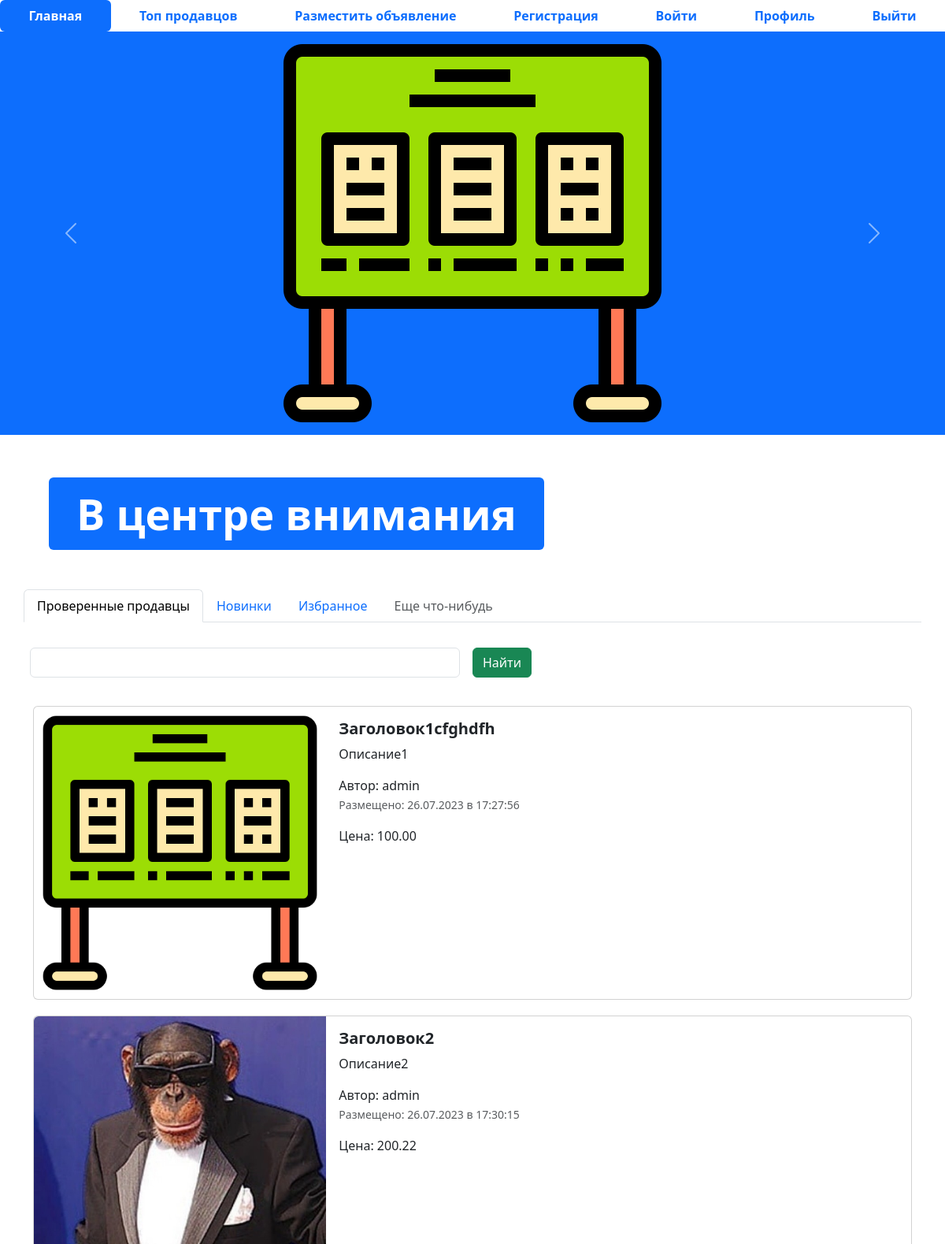
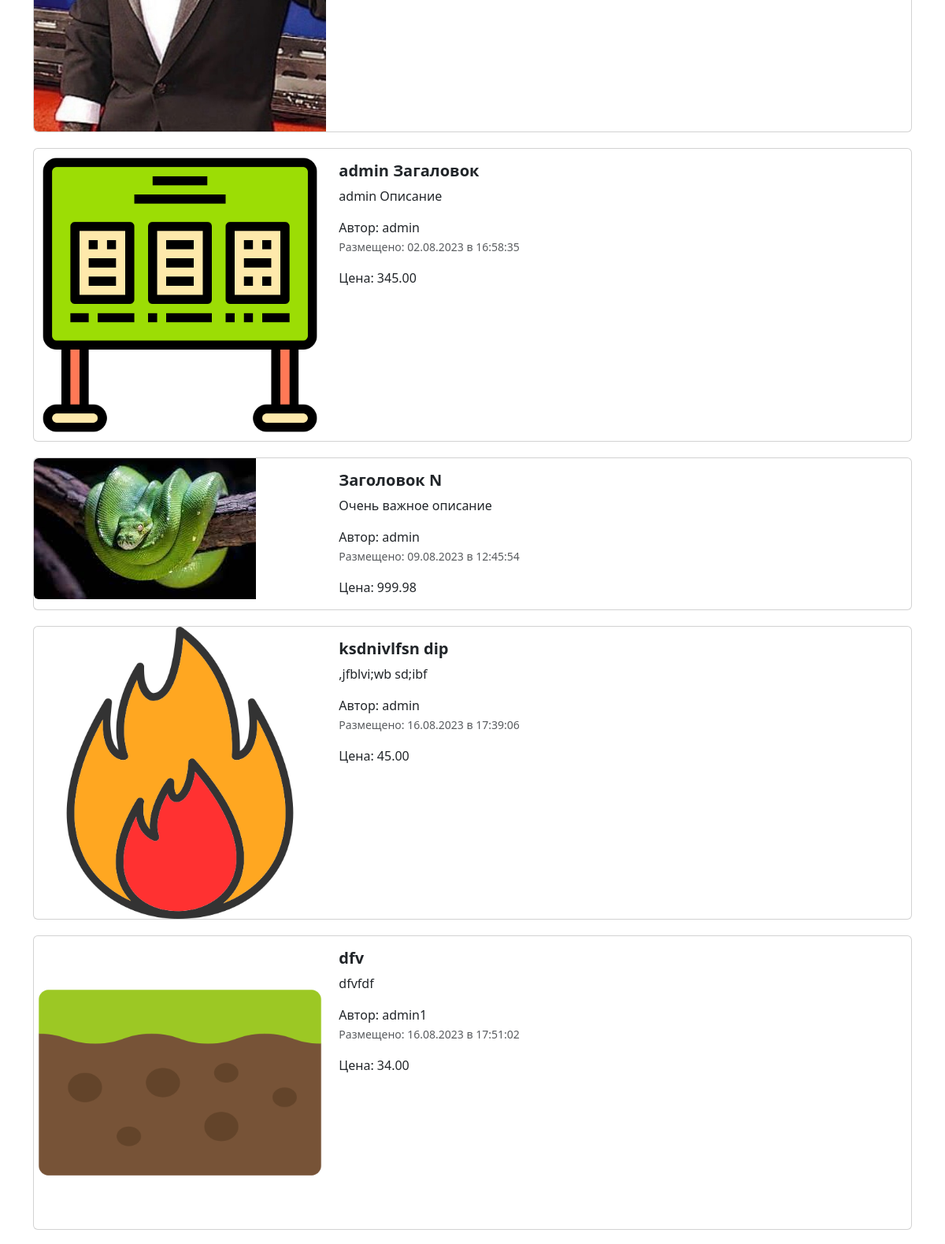
The page / (upper part) on the database its author committed (2 pictures, top to bottom).
### app_advertisements/models.py (models this page shows, shortened)
class Advertisement(models.Model):
    title = models.CharField("Заголовок", max_length=128)
    description = models.TextField("Описание")
    price = models.DecimalField("Цена", max_digits=10, decimal_places=2)
    auction = models.BooleanField("Торг", help_text='Отметьте если торг уместен')
    created_dt = models.DateTimeField(auto_now_add=True)
    updated_dt = models.DateTimeField(auto_now=True)
    user = models.ForeignKey(User, verbose_name='пользователь', on_delete=models.CASCADE)
    image = models.ImageField('изображение', upload_to='advertisements/')
    @admin.display(description='дата создания')
    def created_date(self):
        from django.utils import timezone, html
        if self.created_dt.date() == timezone.now().date():
            created_time = self.created_dt.time().strftime("%H:%M:%S")
            return html.format_html(
                '<span style="color: green; font-weight: bold;">Сегодня в {}</span>', created_time
            )
        return self.created_dt.strftime("%d.%m.%Y в %H:%M:%S")
    class Meta:
        db_table = "advertisements"

### app_advertisements/views.py (the view)
# urls.py: path('', index, name='main-page'),
def index(request):
    advertisements = Advertisement.objects.all()
    context = {'advertisements': advertisements}
    return render(request, 'app_advertisements/index.html', context)

### templates/app_advertisements/index.html (shortened to what this page needs)
{% extends 'base.html' %}
{% load static %}
{% block content %}
<ul class="nav nav-pills sticky-top bg-white nav-fill">
  <li class="nav-item">
    <a class="nav-link active" aria-current="page" href="{% url 'main-page' %}">
      <span style="font-weight: bold;">Главная</span>
    </a>
  </li>
  <li class="nav-item">
    <a class="nav-link" href="{% url 'top-sellers' %}"><span style="font-weight: bold;">Топ продавцов</span>
    </a>
  </li>
  <li class="nav-item">
    <a class="nav-link" href="{% url 'adv-post' %}">
      <span style="font-weight: bold;">Разместить объявление</span>
    </a>
  </li>
  <li class="nav-item">
    <a class="nav-link" href="register.html">
      <span style="font-weight: bold;">Регистрация</span>
    </a>
  </li>
  <li class="nav-item">
    <a class="nav-link" href="{% url 'login' %}">
      <span style="font-weight: bold;">Войти</span>
    </a>
  </li>
  <li class="nav-item">
    <a class="nav-link" href="{% url 'profile' %}">
      <span style="font-weight: bold;">Профиль</span>
    </a>
  </li>
  <li class="nav-item">
    <a class="nav-link" href="{% url 'logout' %}">
      <span style="font-weight: bold;">Выйти</span>
    </a>
  </li>
</ul>
<div id="carouselExampleControls" class="carousel slide bg-primary" data-bs-ride="carousel">
  <div class="carousel-inner">
    <div class="carousel-item active">
      <img src="{% static 'img/pic.png' %}" class="mx-auto d-block w-33" alt="...">
    </div>
  </div>
  <button class="carousel-control-prev" type="button" data-bs-target="#carouselExampleControls" data-bs-slide="prev">
    <span class="carousel-control-prev-icon" aria-hidden="true"></span>
  </button>
  <button class="carousel-control-next" type="button" data-bs-target="#carouselExampleControls" data-bs-slide="next">
    <span class="carousel-control-next-icon" aria-hidden="true"></span>
  </button>
</div>
<div class="container" style="margin: 50px;">
  <div class="display-2">
    <span class="badge bg-primary">В центре внимания</span>
  </div>
</div>
<div class="container">
  <div class="row">
    <ul class="nav nav-tabs bg-white">
      <li class="nav-item">
        <a class="nav-link active" aria-current="page" href="#">Проверенные продавцы</a>
      </li>
      <li class="nav-item">
        <a class="nav-link" href="#">Новинки</a>
      </li>
      <li class="nav-item">
        <a class="nav-link" href="#">Избранное</a>
      </li>
      <li class="nav-item">
        <a class="nav-link disabled" href="#" tabindex="-1" aria-disabled="true">Еще что-нибудь</a>
      </li>
    </ul>
    <form class="row g-3">
      <div class="col-auto w-50">
        <input type="text" class="form-control">
      </div>
      <div class="col-auto">
        <button type="submit" class="btn btn-success mb-3">Найти</button>
      </div>
    </form>
  </div>
  {% for adv in advertisements %}
  <div class="col">
    <div class="card mb-2" style="max-width: 1200px; margin-top: 20px;">
      <div class="row g-0">
        <div class="col-md-4">
          <a href="advertisement.html" class="nav-link">
            <img src="{% if adv.image %} {{ adv.image.url }} {% else %} {% static 'img\pic.png' %}  {% endif %}" class="img-fluid rounded-start" alt="Card title">
          </a>
        </div>
        <div class="col-md-8">
          <div class="card-body">
            <h5 class="card-title">
              <a href="advertisement.html" class="nav-link"><strong>{{ adv.title }}</strong></a>
            </h5>
            <a href="advertisement.html" class="nav-link">
              <p class="card-text">
              {{ adv.description }}
              </p>
              <span>Автор: {{ adv.user }}</span>
              <p class="card-text"><small class="text-muted">Размещено: {{ adv.created_date }}</small></p>
              <span>Цена: {{ adv.price }}</span>
            </a>
          </div>
        </div>
      </div>
    </div>
  </div>
  {% endfor %}
</div>
{% endblock %}

### templates/base.html (shortened to what this page needs)
{% load static %}
<!DOCTYPE html>
<html lang="en">
<head>
  <link href="{% static 'css/bootstrap.min.css' %}" rel="stylesheet">
  <link rel="stylesheet" href="{% static 'css/fontello.css' %}">
</head>
<body>
{% block content %}
{% endblock %}
</body>
</html>

### rows shown on the page
Advertisement: title "Заголовок1cfghdfh", description "Описание1", user "admin", created_date "26.07.2023 в 17:27:56", price "100.00"
Advertisement: image (picture), title "Заголовок2", description "Описание2", user "admin", created_date "26.07.2023 в 17:30:15", price "200.22"
Advertisement: title "admin Загаловок", description "admin Описание", user "admin", created_date "02.08.2023 в 16:58:35", price "345.00"
Advertisement: image (picture), title "Заголовок N", description "Очень важное описание", user "admin", created_date "09.08.2023 в 12:45:54", price "999.98"
Advertisement: image (picture), title "ksdnivlfsn dip", description ",jfblvi;wb sd;ibf", user "admin", created_date "16.08.2023 в 17:39:06", price "45.00"
Advertisement: image (picture), title "dfv", description "dfvfdf", user "admin1", created_date "16.08.2023 в 17:51:02", price "34.00"
